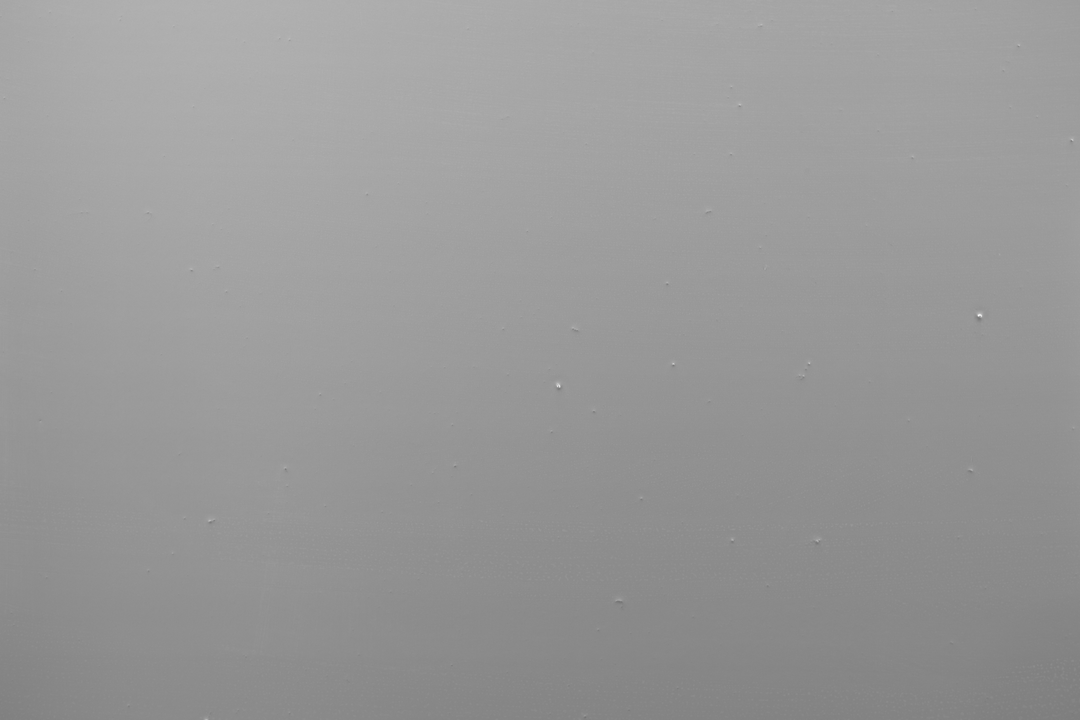
#> input picture data_resize/Image_20250102164444231.bmp, 1080 x 720 px, given as the content of the folder /media/qinyh/KINGSTON/GenData/yuyan/yuyan_random_make, which was not available
$ python change_light.py
#> lines starting #> are read from the running program, lines starting #| are printed output that depends on the picture; pictures that were not available may be replaced by others from this repository, and a replacement may not be noted
import cv2
import numpy as np
import random
import os
import argparse

def simulate_lighting(image_path, output_path, max_lights=10):
    """
    在灰度图上模拟多个光源的光线变化。

    :param image_path: 输入灰度图片的路径
    :param output_path: 输出图片的保存路径
    :param max_lights: 最大光源数量
    :return: 操作是否成功
    """
#> called with max_lights = 10
    # 读取灰度图片
    image = cv2.imread(image_path, cv2.IMREAD_GRAYSCALE)
#> image is the input picture: shape (720, 1080); min 115, max 255, mean 152.5
    if image is None:
        print(f"无法读取图片: {image_path}")
        return False

    # 获取图片分辨率
    height, width = image.shape
#> height = 720; width = 1080

    # 随机生成光源数量
    num_lights = random.randint(1, max_lights)

    # 初始化光照掩模
    light_mask = np.zeros_like(image, dtype=np.float32)

    for _ in range(num_lights):
        # 随机生成光源参数
        light_center = (random.randint(0, width), random.randint(0, height))  # 光源中心
        light_intensity = random.uniform(10, 20)  # 光源强度
        light_radius = random.uniform(500, 1500)  # 光源半径

        # 创建单个光源的光照掩模
        y, x = np.ogrid[:height, :width]
        distance_from_center = np.sqrt((x - light_center[0])**2 + (y - light_center[1])**2)
        single_light_mask = np.clip(light_intensity * (1 - distance_from_center / light_radius), 0, light_intensity)

        # 累加光源效果
        light_mask += single_light_mask
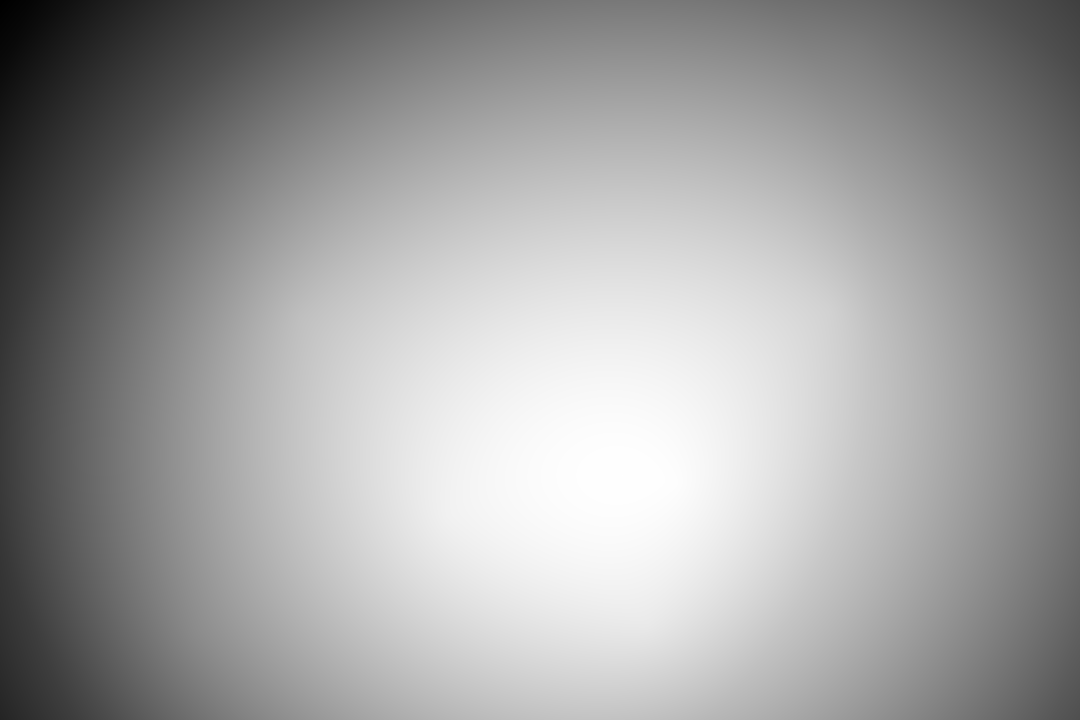
#> light_mask: shape (720, 1080) float32; min 14.89, max 72.28, mean 51; drawn with min black and max white

    # 将光照掩模叠加到原始图片
    lighted_image = cv2.add(image, light_mask.astype(np.uint8))
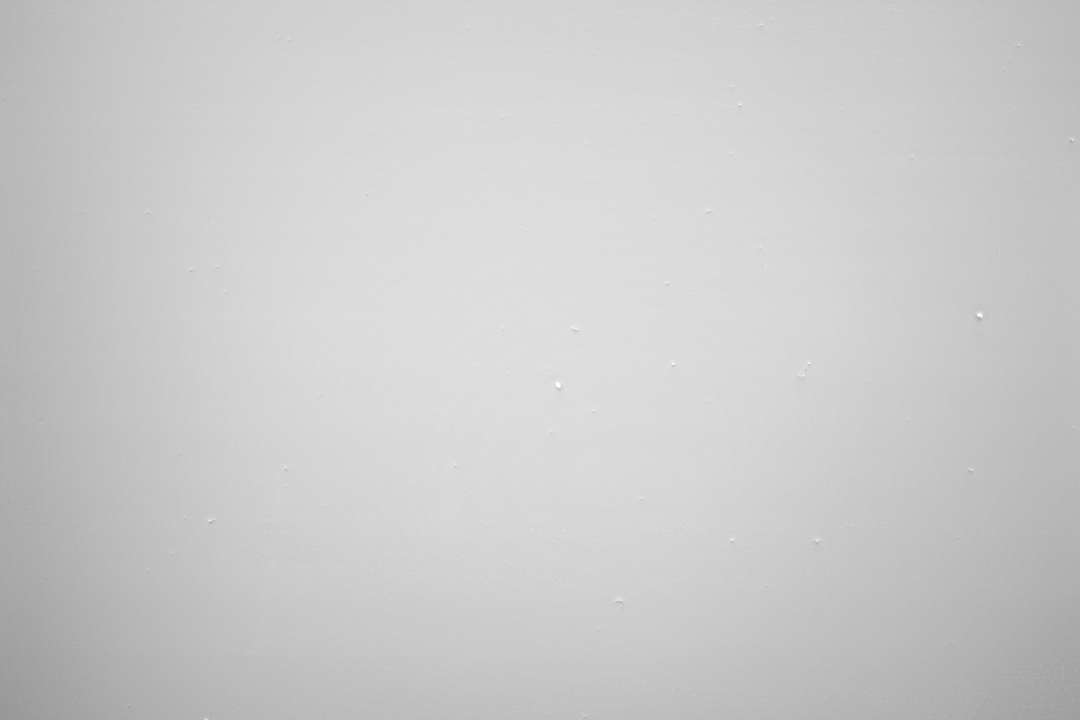
#> lighted_image: shape (720, 1080); min 151, max 255, mean 203

    # 保存处理后的图片
    cv2.imwrite(output_path, lighted_image)
    print(f"模拟光线变化后的图片已保存到: {output_path}")
    return True

def process_folder(input_folder, output_folder, max_lights=10):
    """
    处理文件夹中的所有图像，应用光照模拟，并将结果保存到输出文件夹。

    :param input_folder: 输入图像文件夹路径
    :param output_folder: 输出图像文件夹路径
    :param max_lights: 最大光源数量
    """
    # 确保输出文件夹存在
    os.makedirs(output_folder, exist_ok=True)

    # 获取输入文件夹中的所有图像文件
    image_files = [f for f in os.listdir(input_folder) if f.lower().endswith(('.png', '.jpg', '.jpeg', '.bmp', '.tif', '.tiff'))]

    if not image_files:
        print(f"在文件夹 {input_folder} 中没有找到图像文件")
        return

    processed_count = 0
    failed_count = 0

    for image_file in image_files:
        input_path = os.path.join(input_folder, image_file)

        # 生成输出文件名（在原文件名的扩展名前添加_light）
        filename, ext = os.path.splitext(image_file)
        output_filename = f"{filename}_light{ext}"
        output_path = os.path.join(output_folder, output_filename)

        print(f"正在处理: {input_path}")

        success = simulate_lighting(input_path, output_path, max_lights)

        if success:
            processed_count += 1
        else:
            failed_count += 1

    print(f"\n处理完成! 成功处理: {processed_count} 张图像, 失败: {failed_count} 张图像")

def main():
    parser = argparse.ArgumentParser(description='对图像应用光照效果模拟')
    parser.add_argument('--input_folder', type=str, default="/media/qinyh/KINGSTON/GenData/yuyan/yuyan_random_make", help='输入图像文件夹路径')
    parser.add_argument('--output_folder', type=str, default="/media/qinyh/KINGSTON/GenData/yuyan/yuyan_light", help='输出图像文件夹路径')
    parser.add_argument('--max_lights', type=int, default=10, help='最大光源数量')

    args = parser.parse_args()

    process_folder(args.input_folder, args.output_folder, args.max_lights)

if __name__ == "__main__":
    main()

$ run again, on data_resize/Image_20250102195211960.bmp
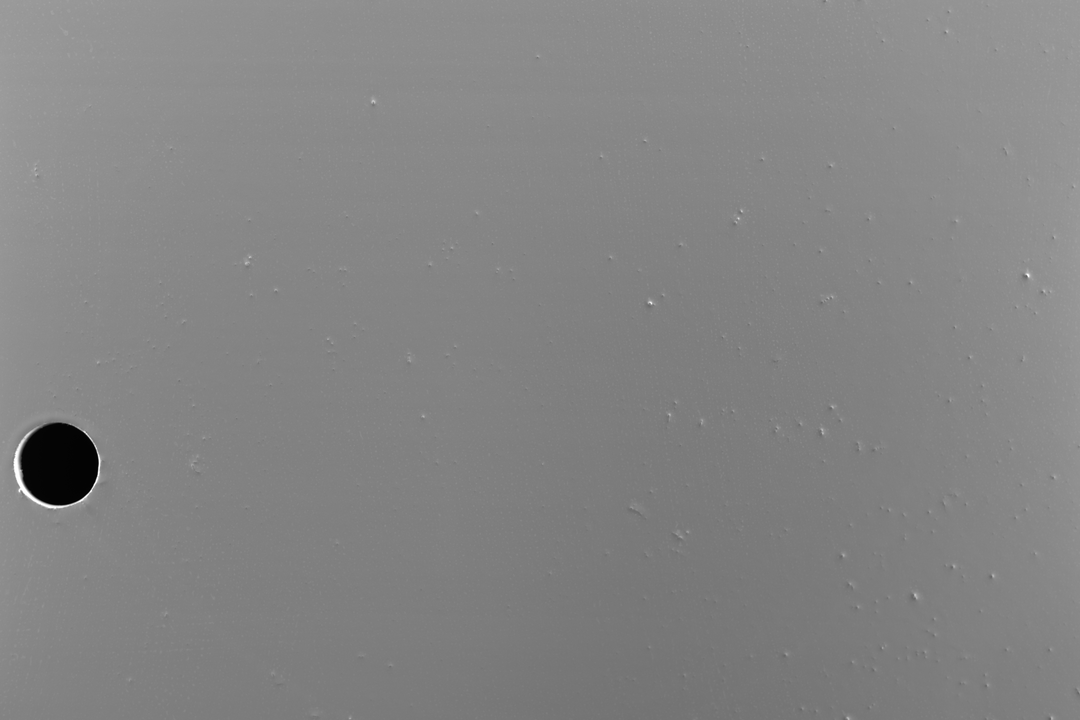
#> input picture data_resize/Image_20250102195211960.bmp, 1080 x 720 px, given as the content of the folder /media/qinyh/KINGSTON/GenData/yuyan/yuyan_random_make, which was not available
#> in simulate_lighting, image is the input picture: shape (720, 1080); min 0, max 255, mean 132.1
#> in simulate_lighting, `lighted_image = cv2.add(image, light_mask.astype(np.uint8))`:
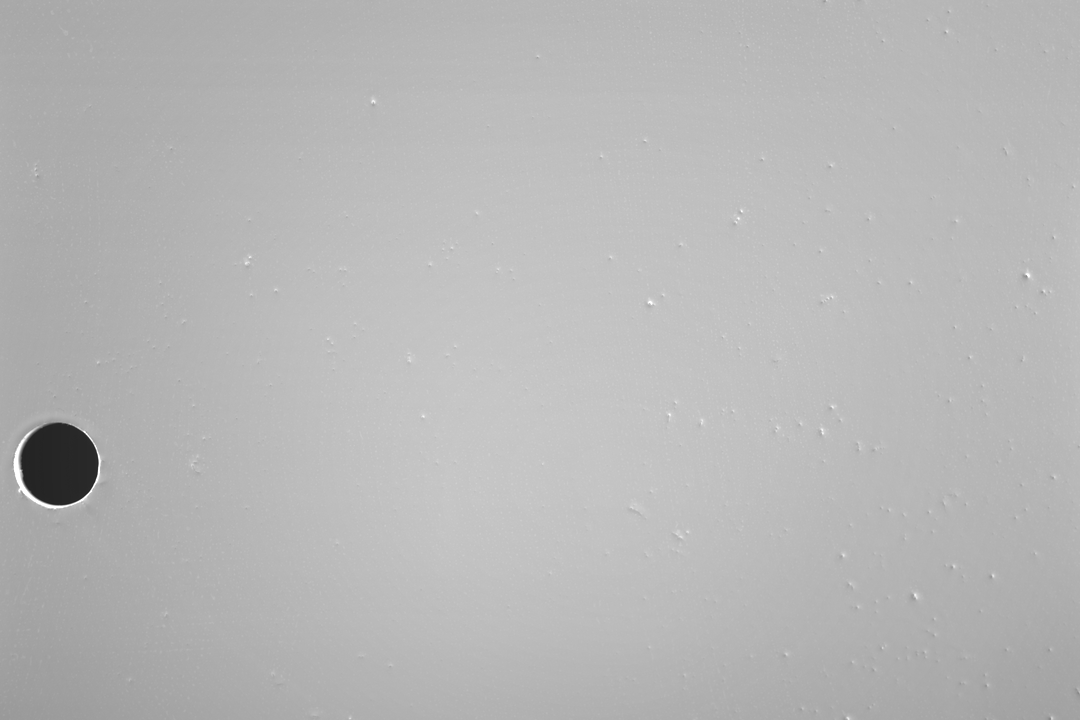
#> lighted_image: shape (720, 1080); min 34, max 255, mean 182.6
